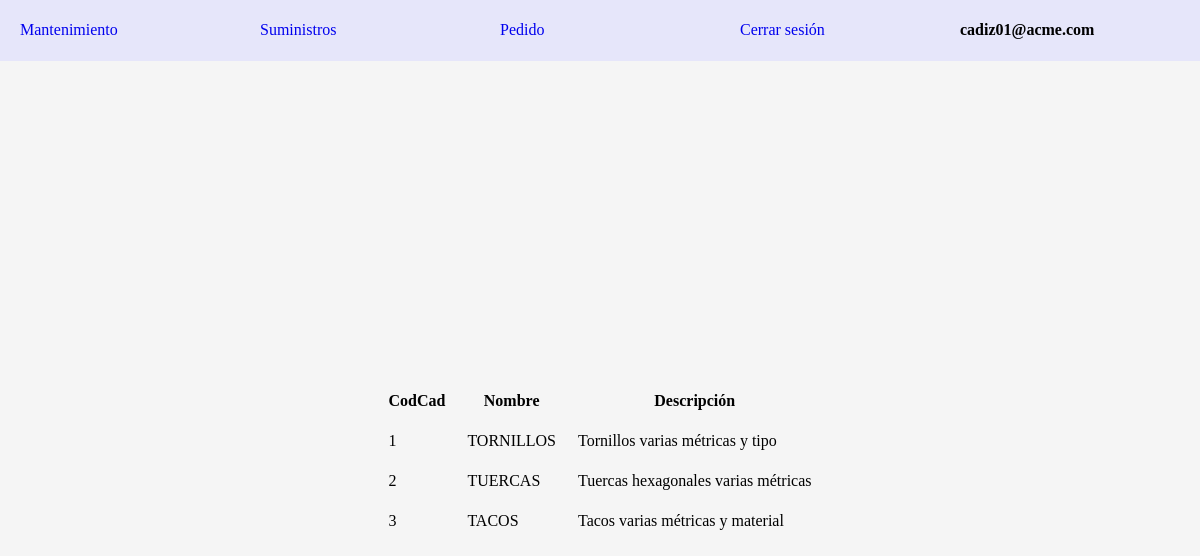
The app's page / (signed in) with its own data.
### tables this page shows
CREATE TABLE `categorias` (
  `CodCat` int(11) NOT NULL AUTO_INCREMENT,
  `Nombre` varchar(45) NOT NULL,
  `Descripcion` varchar(200) NOT NULL,
  PRIMARY KEY (`CodCat`),
  UNIQUE KEY `UN_NOM_CAT` (`Nombre`)
);

### src/Entity/Category.php (called while the page is built, shortened)
<?php
class Category{
    private int $codCat;
    private string $nombre;
    private string $descripcion;
    public function __construct(int $codCat, string $nombre, string $descripcion){
        $this->codCat = $codCat;
        $this->nombre = $nombre;
        $this->descripcion = $descripcion;
    }
    public function getCodCat(): int{
        return $this->codCat;
    }
    public function getNombre(): string{
        return $this->nombre;
    }
    public function getDescripcion(): string{
        return $this->descripcion;
    }
}

### src/Repository/Categories.php (the view, shortened to what this page needs)
<?php
require_once __DIR__."/../Entity/Category.php";
class Categories{
    private PDO $pdo;
    public function __construct(PDO $pdo) {
        $this->pdo = $pdo;
    }
    public function listData(){
        $categories = $this->getData();
        echo "<table>
                <thead>
                    <tr>
                        <th>CodCad</th>
                        <th>Nombre</th>
                        <th>Descripción</th>
                    </tr>
                </thead>
                <tbody>
            ";
            foreach ($categories as $category) {
                echo "<form method='post' action=''>";
                echo "<tr>";
                    echo "<td>" . $category->getCodCat() . "</td>";
                    echo "<td>" . $category->getNombre() . "</td>";
                    echo "<td>" . $category->getDescripcion() . "</td>";
                echo "</tr>";
                echo "</form>";
            }
        echo "</tbody></table>";
    }
    public function getData(): array {
        $ssql = 'SELECT * FROM categorias;';
        try {
            $categories = [];
            $stmt = $this->pdo->query($ssql);
            $filas = $stmt->fetchAll(PDO::FETCH_ASSOC);
            foreach ($filas as $fila) {
                $categories[] = new Category($fila['CodCat'], $fila['Nombre'], $fila['Descripcion']);
            }
            return $categories;
        } catch (PDOException $e) {
            error_log("Error al obtener datos: " . $e->getMessage());
            return [];
        }
    }
}

### public/assets/style.css (style rules this page uses)
body { background-color: rgb(214, 243, 243); margin: 0; }
td, th { padding: 10px; }

### records on screen
categorias: CodCat "1", Nombre "TORNILLOS", Descripcion "Tornillos varias métricas y tipo"
categorias: CodCat "2", Nombre "TUERCAS", Descripcion "Tuercas hexagonales varias métricas"
categorias: CodCat "3", Nombre "TACOS", Descripcion "Tacos varias métricas y material"

### other values on screen
$_SESSION['user_email'] "cadiz01@acme.com"
